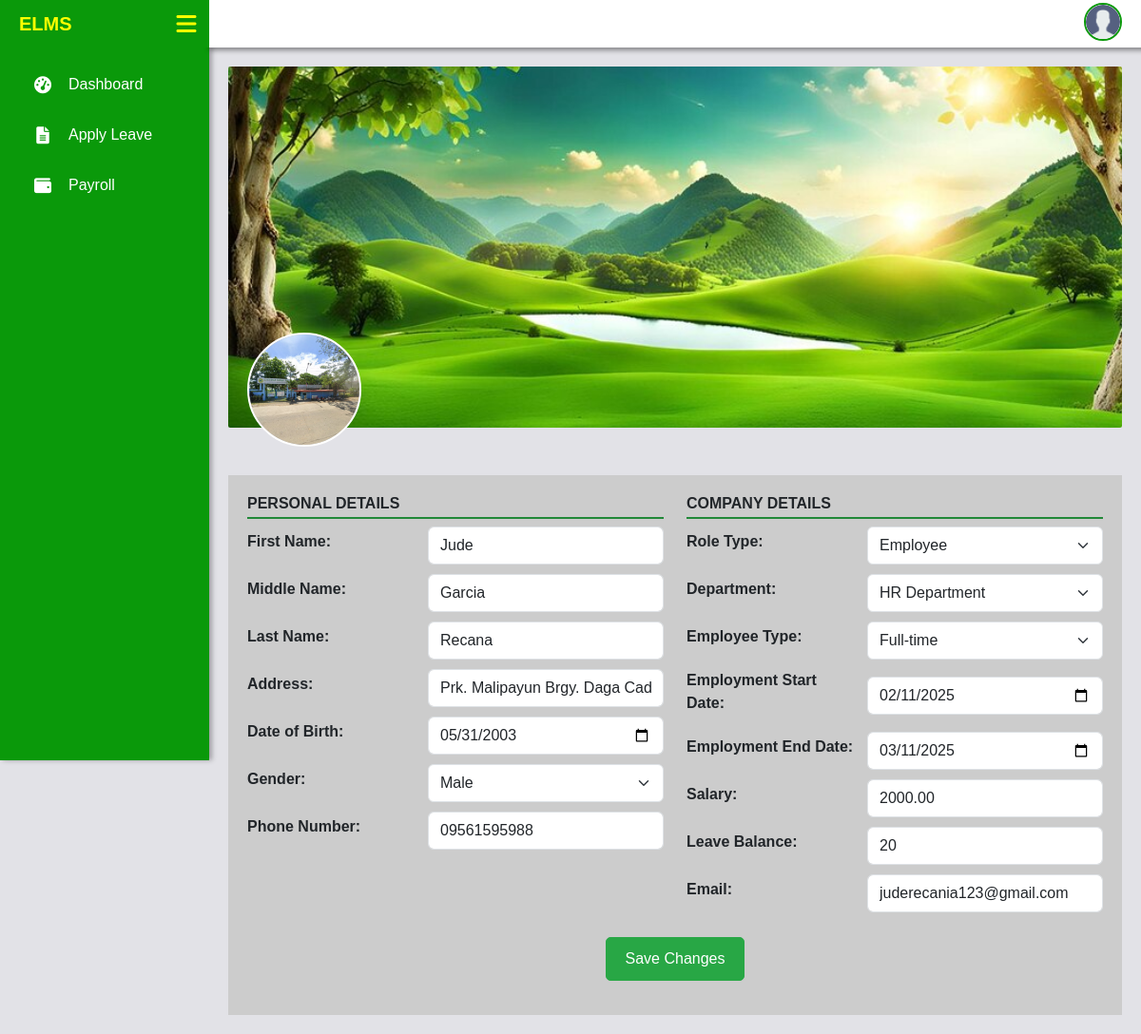
/profile/view_profile.php?id=10, run on an earlier commit of the app's database.
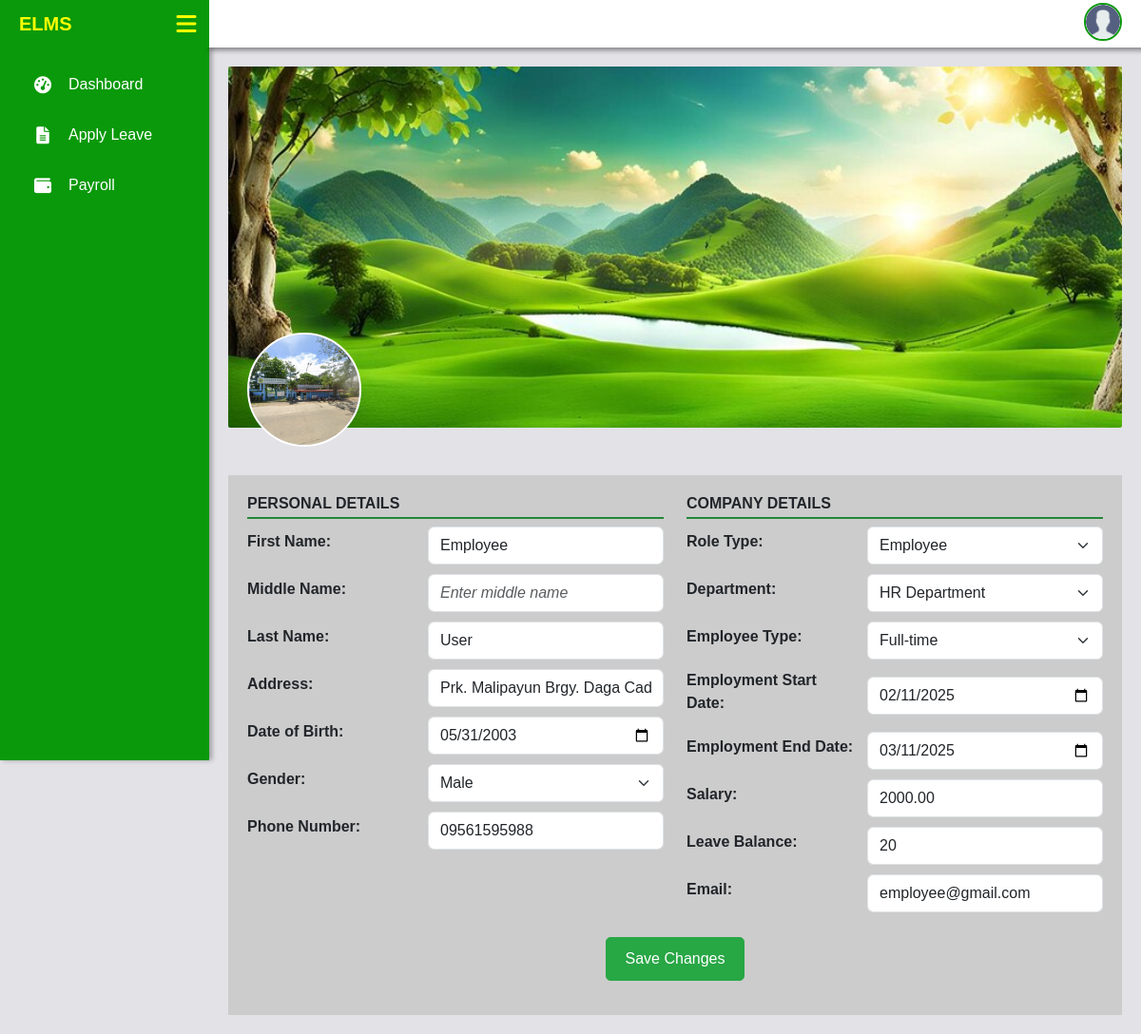
And on a later commit of the database.
### tables this page shows
CREATE TABLE `users` (
  `user_id` int(11) NOT NULL,
  `first_name` varchar(50) NOT NULL,
  `middle_name` varchar(50) DEFAULT NULL,
  `last_name` varchar(50) NOT NULL,
  `email` varchar(100) NOT NULL,
  `password` varchar(255) NOT NULL,
  `role` enum('Admin','Employee') NOT NULL,
  `gender` enum('Male','Female') NOT NULL,
  `phone` varchar(20) DEFAULT NULL,
  `address` text DEFAULT NULL,
  `birthdate` date DEFAULT NULL,
  `employment_start_date` date DEFAULT NULL,
  `employment_end_date` date DEFAULT NULL,
  `department_id` int(11) DEFAULT NULL,
  `created_at` timestamp NOT NULL DEFAULT current_timestamp(),
  `profile_picture` varchar(255) DEFAULT NULL,
  `employee_type` varchar(50) NOT NULL,
  `salary` decimal(10,2) NOT NULL DEFAULT 0.00,
  `leave_balance` int(11) NOT NULL DEFAULT 0,
  `reset_token` varchar(64) DEFAULT NULL,
  `token_expiry` datetime DEFAULT NULL
);

CREATE TABLE `departments` (
  `id` int(11) NOT NULL,
  `department_name` varchar(100) NOT NULL,
  `department_description` text DEFAULT NULL,
  `created_at` timestamp NOT NULL DEFAULT current_timestamp()
);

### profile/view_profile.php (the view, shortened to what the changed rows need)
<?php
    include '../includes/navbar.php';
    $user_id = $_GET['id'] ?? null;
    $employee = [];
    if ($user_id) {
        $stmt = $pdo->prepare("SELECT * FROM users WHERE user_id = ?");
        $stmt->execute([$user_id]);
        $employee = $stmt->fetch(PDO::FETCH_ASSOC);
    }
    $dept_stmt = $pdo->query("SELECT id, department_name FROM departments");
    $departments = $dept_stmt->fetchAll(PDO::FETCH_ASSOC);
?>
<!DOCTYPE html>
<html lang="en">
<head>
    <link rel="stylesheet" href="https://cdn.jsdelivr.net/npm/bootstrap@5.3.0/dist/css/bootstrap.min.css">
    <link rel="stylesheet" href="https://cdnjs.cloudflare.com/ajax/libs/font-awesome/6.0.0/css/all.min.css">
</head>
<body>
    <div class="content" id="content">
    <form method="POST" action="../functions/update_profile_picture.php" enctype="multipart/form-data">
        <div class="profile-header">
            <label for="profilePictureInput" style="cursor: pointer;">
                <img src="<?= !empty($employee['profile_picture']) ? '../files/images/' . htmlspecialchars($employee['profile_picture']) : '../files/images/default.png' ?>"
                    alt="Profile Picture"
                    class="profile-img"
                    id="profileImage">
            </label>
        </div>
    </form>
    <div class="container mt-4">
        <div class="profile-container">
            <form method="POST" action="" enctype="multipart/form-data">
                <div class="row">
                    <div class="col-md-6">
                        <div class="form-group">
                            <label class="form-label">First Name:</label>
                            <input type="text" class="form-control" name="first_name" autocomplete="off" placeholder="Enter first name" oninput="capitalizeFirstLetter(this)" value="<?= htmlspecialchars($employee['first_name'] ?? '') ?>">
                        </div>
                        <div class="form-group">
                            <label class="form-label">Middle Name:</label>
                            <input type="text" class="form-control" name="middle_name" autocomplete="off" placeholder="Enter middle name" oninput="capitalizeFirstLetter(this)" value="<?= htmlspecialchars($employee['middle_name'] ?? '') ?>">
                        </div>
                        <div class="form-group">
                            <label class="form-label">Last Name:</label>
                            <input type="text" class="form-control" name="last_name" autocomplete="off" placeholder="Enter last name" oninput="capitalizeFirstLetter(this)" value="<?= htmlspecialchars($employee['last_name'] ?? '') ?>">
                        </div>
                        <div class="form-group">
                            <label class="form-label">Address:</label>
                            <input class="form-control" name="address" autocomplete="off" placeholder="Enter address" oninput="capitalizeAddress(this)" value="<?= htmlspecialchars($employee['address'] ?? '') ?>">
                        </div>
                        <div class="form-group">
                            <label class="form-label">Date of Birth:</label>
                            <input type="date" class="form-control" name="dob" value="<?= htmlspecialchars($employee['birthdate'] ?? '') ?>">
                        </div>
                        <div class="form-group">
                            <label class="form-label">Gender:</label>
                            <select class="form-select" name="gender">
                                <option value="Male" <?= ($employee['gender'] ?? '') == 'Male' ? 'selected' : '' ?>>Male</option>
                            </select>
                        </div>
                        <div class="form-group">
                            <label class="form-label">Phone Number:</label>
                            <input type="text" class="form-control" name="phone" maxlength="11" autocomplete="off" placeholder="09XXXXXXXXX" value="<?= htmlspecialchars($employee['phone'] ?? '') ?>">
                        </div>
                    </div>
                    <div class="col-md-6">
                        <div class="form-group">
                            <label class="form-label">Role Type:</label>
                            <select class="form-select" name="role">
                                <option value="Employee" <?= ($employee['role'] ?? '') == 'Employee' ? 'selected' : '' ?>>Employee</option>
                            </select>
                        </div>
                        <div class="form-group">
                            <label class="form-label">Department:</label>
                            <select class="form-select" name="department_id">
                                <?php foreach ($departments as $dept): ?>
                                    <option value="<?= htmlspecialchars($dept['id']) ?>" <?= ($employee['department_id'] ?? '') == $dept['id'] ? 'selected' : '' ?>>
                                        <?= htmlspecialchars($dept['department_name']) ?>
                                    </option>
                                <?php endforeach; ?>
                            </select>
                        </div>
                        <div class="form-group">
                            <label class="form-label">Employee Type:</label>
                            <select class="form-select" name="employee_type">
                                <option value="Full-time" <?= ($employee['employee_type'] ?? '') == 'Full-time' ? 'selected' : '' ?>>Full-time</option>
                            </select>
                        </div>
                        <div class="form-group">
                            <label class="form-label">Employment Start Date:</label>
                            <input type="date" class="form-control" name="employment_start_date" value="<?= htmlspecialchars($employee['employment_start_date'] ?? '') ?>">
                        </div>
                        <div class="form-group">
                            <label class="form-label">Employment End Date:</label>
                            <input type="date" class="form-control" name="employment_end_date" value="<?= htmlspecialchars($employee['employment_end_date'] ?? '') ?>">
                        </div>
                            <div class="form-group">
                                <label class="form-label">Salary:</label>
                                <input type="number" class="form-control" name="salary" value="<?= htmlspecialchars($employee['salary'] ?? '') ?>" placeholder="Enter salary">
                            </div>
                            <div class="form-group">
                                <label class="form-label">Leave Balance:</label>
                                <input type="number" class="form-control" name="leave_balance" value="<?= htmlspecialchars($employee['leave_balance'] ?? '') ?>" placeholder="Enter leave balance">
                            </div>
                        <div class="form-group">
                            <label class="form-label">Email:</label>
                            <input type="email" class="form-control" name="email" autocomplete="off" value="<?= htmlspecialchars($employee['email'] ?? '') ?>">
                        </div>
                    </div>
                </div>
            </form>
        </div>
    </div>
</div>
</body>
</html>

What changed in the data, as far as the page shows it:
changed users "Employee": first_name "Jude" → "Employee"; last_name "Recana" → "User"; email "juderecania123@gmail.com" → "employee@gmail.com"; middle_name "Garcia" → (not shown)
